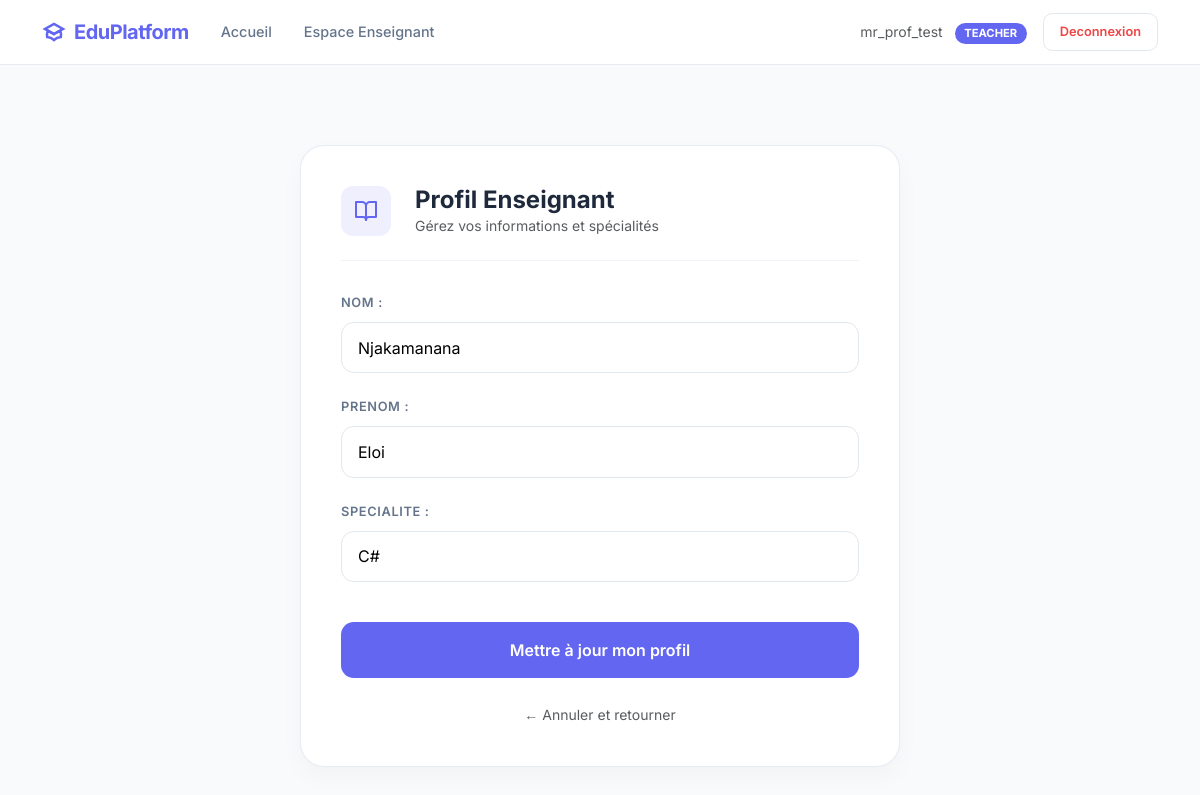
The app's page /teachers/profile/ (signed in), older data.
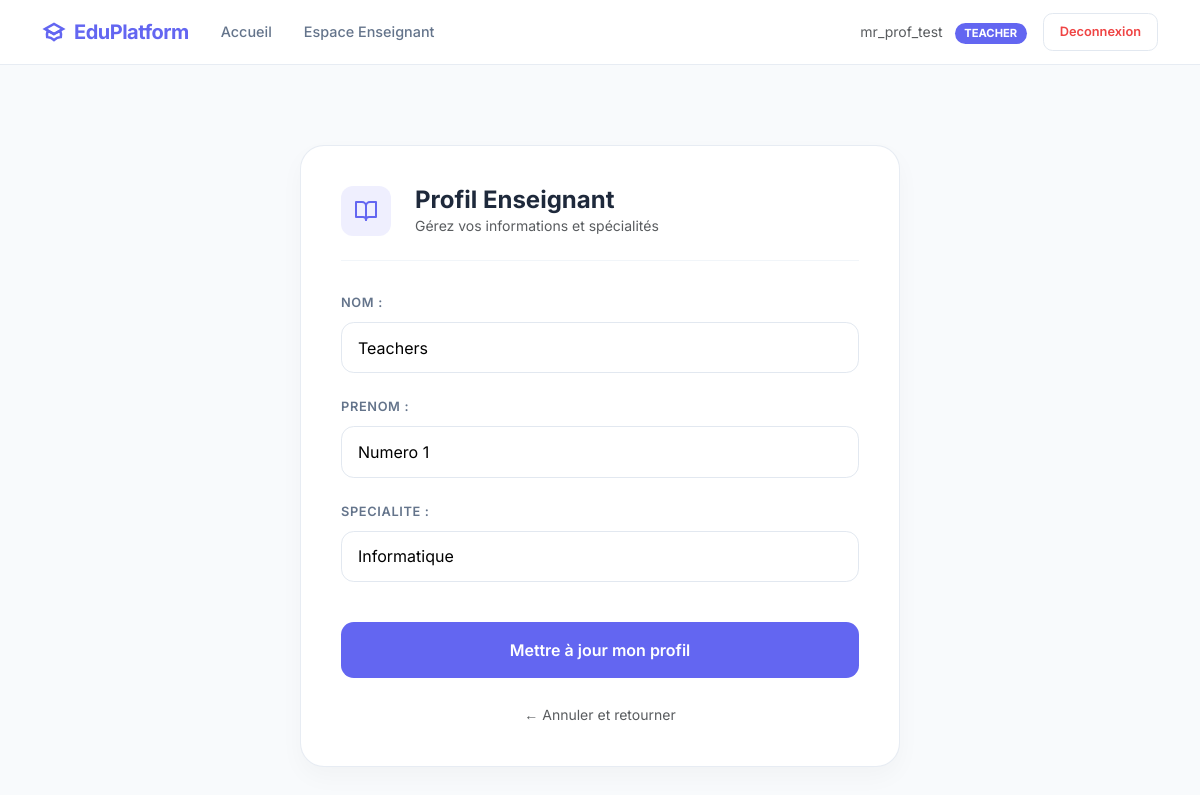
The same page, newer data.
### teachers/models.py (models this page shows, shortened)
class Teacher(models.Model):
    user = models.OneToOneField(
        User,
        on_delete=models.CASCADE,
        limit_choices_to={'role': 'TEACHER'}
    )
    nom = models.CharField(max_length=100)
    prenom = models.CharField(max_length=100)
    specialite = models.CharField(max_length=100, blank=True)

### teachers/views.py (the view)
# urls.py: path('profile/', teacher_profile, name='profile'),
@login_required
@user_passes_test(is_teacher)
def teacher_profile(request):
    teacher = get_or_create_teacher(request.user)
    if request.method == "POST":
        form = TeacherProfileForm(request.POST, instance=teacher)
        if form.is_valid():
            form.save()
            return redirect("teachers:profile")
    else:
        form = TeacherProfileForm(instance=teacher)
    return render(request, "teachers/profile.html", {"form": form})

### teachers/forms.py
class TeacherProfileForm(forms.ModelForm):
    class Meta:
        model = Teacher
        fields = ["nom", "prenom", "specialite"]

### teachers/utils.py (called while the page is built)
def get_or_create_teacher(user):
    teacher, _ = Teacher.objects.get_or_create(
        user=user,
        defaults={
            "nom": user.username,
            "prenom": "",
            "specialite": "",
        },
    )
    return teacher

### teachers/views.py (called while the page is built)
def is_teacher(user):
    if user.role == "TEACHER":
        return True
    raise PermissionDenied

### teachers/templates/teachers/profile.html (shortened to what this page needs)
{% extends 'base.html' %}
{% load static %}
{% block content %}
<div class="profile-wrapper">
    <div class="profile-card">
        <div class="profile-header">
            <div class="icon-badge">
                <svg xmlns="http://www.w3.org/2000/svg" width="24" height="24" viewBox="0 0 24 24" fill="none" stroke="currentColor" stroke-width="2" stroke-linecap="round" stroke-linejoin="round">
                    <path d="M2 3h6a4 4 0 0 1 4 4v14a3 3 0 0 0-3-3H2z"></path>
                    <path d="M22 3h-6a4 4 0 0 0-4 4v14a3 3 0 0 1 3-3h7z"></path>
                </svg>
            </div>
            <div>
                <h2 class="h4 mb-0 fw-bold">Profil Enseignant</h2>
                <p class="text-muted small m-0">Gérez vos informations et spécialités</p>
            </div>
        </div>
        <form method="post">
            <div class="form-body">
                {{ form.as_p }}
            </div>
            <button type="submit" class="btn btn-save w-100">
                Mettre à jour mon profil
            </button>
        </form>
        <div class="text-center mt-4">
            <a href="javascript:history.back()" class="text-decoration-none small text-muted">
                ← Annuler et retourner
            </a>
        </div>
    </div>
</div>
{% endblock %}

Row changes from the older to the newer data that the page shows:
no longer on this page (row edited): Teacher: nom "Njakamanana", prenom "Eloi", specialite "C#"
now on this page (row edited): Teacher: nom "Teachers", prenom "Numero 1", specialite "Informatique"
